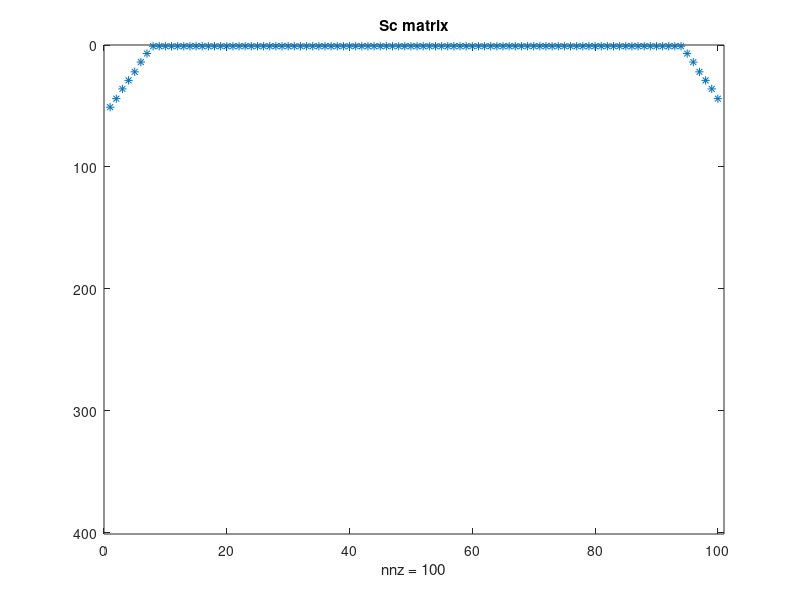

MATLAB code for this plot: (Note: this script raises an error after producing the figure.)
%% Programme to solve for Stokes velocity profile in riblets
% Solve A*u = P
% S = riblets grid points
% P = pressure gradient
% A = Laplacian coefficients
% Sc = Sd - S = riblets surface grid points

clear
close all
tic

%% Input data
% Sides of the periodic-in-z domain
ly = 4; % aspect ratio ly:lz
lz = 1; % always

% Define grid sizes
n = 50;
nz = 2*n; % number of points in periodic z (spanwise)
ny = ly*nz; % number of points y (wall-normal) domain is enclosed
dy = ly/(ny-1); % length of sub-intervals in y-axis
dz = lz/nz; % length of sub-intervals in z-axis
z = (0:nz-1)*dz;
y = linspace(0,ly,ny);

dpdx = 0; % Pressure gradient
Sx = 1; % Shear at the top, could set to 1 (if normalised, always 1)

geometry = 3; 
% 0 = parabola (k/s = 1)
% 1 = triangle (k/s = 1.866 for 30deg, 0.5 for 90deg, 0.866 for 60deg)
% 2 = semi-circle (k/s = 0.5)
% 3 = trapezium (k/s = 0.5; tip half-angle = 15deg)
% 4 = blade (k/s = 0.5; t/s = 0.2)
angle = 60; % 30/60/90 degrees, for triangles only

savefile = 0;

%% Build S matrix - Grid Points of riblets
% S = 1 for points within and on boundary and = 0 elsewhere 
S = zeros(ny,nz);
if geometry == 0 % parabola
    parabola = (2*(z-lz/2)).^2;
    shape = 'parabola';
    height = 1;
    for k = 1:nz
        for j = 1:ny
            if y(j) < parabola(k)
                S(j,k) = 1;
            else
                S(j,k) = 0;
            end
        end
    end
end

if geometry == 1 % triangle
    if angle == 90        
        shape = 'triangle9';
        height = 0.5;
        triangle = z-lz/2;
        triangle2 = -z+lz/2;
    end
    if angle == 60
        shape = 'triangle6';
        height = sqrt(3)/2;
        triangle = sqrt(3)*z-sqrt(3)*lz/2;
        triangle2 = -sqrt(3)*z+sqrt(3)*lz/2;
    end
    if angle == 30
        shape = 'triangle3';
        height = 1 + sqrt(3)/2;
        triangle = (2+sqrt(3))*z-1-sqrt(3)*lz/2;
        triangle2 = -(2+sqrt(3))*z+1+sqrt(3)*lz/2;
    end
        for k = 1:nz
            for j = 1:ny
                if y(j) < triangle(k) || y(j) < triangle2(k)
                    S(j,k) = 1;
                else
                    S(j,k) = 0;
                end
            end
        end
end

if geometry == 2 % semi-circle
    shape = 'circle';
    height = 0.5;
    circle = (-sqrt((lz/2)^2-(z-lz/2).^2))+lz/2;
    for k = 1:nz
        for j = 1:ny
            if y(j) < circle(k)
                S(j,k) = 1;
            else
                S(j,k) = 0;
            end
        end
    end
end

if geometry == 3 % trapezium
    shape='trapezium';
    height = 0.5;
    trapezium = (4+2*sqrt(3))*z-3.5-2*sqrt(3);
    trapezium2 = -(4+2*sqrt(3))*z+0.5;
    for k=1:nz
        for j=1:ny
            if y(j) < trapezium(k) || y(j) < trapezium2(k)
                S(j,k) = 1;
            else
                S(j,k) = 0;
            end
        end
    end
end

if geometry == 4 % blade
    shape = 'blade';
    height = 0.5;
    for j = 1:height*nz
        for k = 1:nz
            if z(k) < 0.1*lz || z(k) > 0.9*lz
                S(j,k) = 1;
            else
                S(j,k) = 0;
            end
        end
    end
end

% figure
% spy(S)
% title('S matrix')

%% Build Sd matrix
% Sd = 1 for points within and on boundary and = 0 elsewhere 
% riblets now bigger by rd = max(dy,dz)
rd = max(dy,dz);
Sd = zeros(ny,nz);
if geometry == 0 % parabola
    parabola_d = (2*(z-lz/2)).^2+rd;
    for k = 1:nz
        for j = 1:ny
            if y(j) < parabola_d(k)
                Sd(j,k) = 1;
            else
                Sd(j,k) = 0;
            end
        end
    end
end

if geometry == 1 % triangle
    if angle == 90
        triangle = z-lz/2+rd;
        triangle2 = -z+lz/2+rd;
    end
    if angle == 60
        triangle = sqrt(3)*z-sqrt(3)*lz/2+rd;
        triangle2 = -sqrt(3)*z+sqrt(3)*lz/2+rd;
    end
    if angle == 30
        triangle = (2+sqrt(3))*z-1-sqrt(3)*lz/2+rd;
        triangle2 = -(2+sqrt(3))*z+1+sqrt(3)*lz/2+rd;
    end
    for k = 1:nz
        for j = 1:ny
            if y(j)<triangle(k) || y(j)<triangle2(k)
                Sd(j,k) = 1;
            else
                Sd(j,k) = 0;
            end
        end
    end
end

if geometry == 2 % semi-circle
    circle = (-sqrt((lz/2)^2-(z-lz/2).^2))+lz/2+rd;
    for k = 1:nz
        for j = 1:ny
            if y(j)<circle(k)
                Sd(j,k) = 1;
            else
                Sd(j,k) = 0;
            end
        end
    end
end

if geometry == 3 % trapezium
    trapezium = (4+2*sqrt(3))*z-3.5-2*sqrt(3)+rd;
    trapezium2 = -(4+2*sqrt(3))*z+0.5+rd;
    for k=1:nz
        for j=1:ny
            if y(j)<trapezium(k) || y(j)<trapezium2(k)
                Sd(j,k) = 1;
            else
                Sd(j,k) = 0;
            end
        end
    end
    Sd(1,:) = ones(1,nz);
end

if geometry == 4 % blade
    for j = 1:height*nz+1 %+1 if domain height > 0.5*lz
        for k = 1:nz
            if z(k) < 0.1*lz+dz-0.00001 || z(k) > 0.9*lz-dz+0.00001
                Sd(j,k) = 1;
            else
                Sd(j,k) = 0;
            end
        end
    end
    Sd(1,:) = ones(1,nz);
end

% figure
% spy(Sd)
% title('Sd matrix')

%% Build Sc matrix - curve of the boundary
Sc = Sd-S;
figure
spy(Sc)
title('Sc matrix')

%% Build P matrix - pressure gradient - RHS of Stokes
P = ones(ny*nz,1);
P = sparse(P);
P = P*dpdx;

%% Build A matrix 
beta = -2/(dy^2)-2/(dz^2); % coefficient of point p
alpha = 1/(dy^2); % coefficient of surrounding points
r1 = beta.*ones(ny,1);
r2 = alpha.*ones(ny-1,1);
r3 = alpha.*ones(1,1);
B = diag(r1,0) + diag(r2,1) + diag(r2,-1) + diag(r3,-ny+1) + diag(r3,ny-1);
B = sparse(B);
C = kron(eye(nz),B);
C = sparse(C);
gamma = 1/(dz^2);
r4 = gamma.*ones(ny*nz-ny,1);
r5 = gamma.*ones(ny,1);
D = diag(r4,-ny)+diag(r4,+ny)+diag(r5,-ny*nz+ny)+diag(r5,ny*nz-ny);
D = sparse(D);
A = C+D;
A = sparse(A);

%% Shear at the top condition
for k = 1:nz
    j = ny; % top of domain
    index = (k-1)*ny+j;
    A(index,:) = 0;
    A(index,index) = 1/dy^2; % should be dy, but P(index) changed as well
    if index~=1
        A(index,index-1) = -1/dy^2;
    end   
    P(index) = Sx/dy;
end

%% Solid condition - modify the A matrix
% Modify A and P matrix for points within and on the boundary of riblets
% Velocity inside riblets = 0
for j = 1:ny
    for k = 1:nz
        if S(j,k) == 1
            index = (k-1)*ny+j;
            A(index,:) = 0;
            A(index,index) = 1/dy^2;
            P(index) = 0;
        end
    end
end

%% Modify the A matrix - curve of the boundary
% Modification of the matrix A near the boundary of the solid
for j=1:ny
    for k=1:nz
        if Sc(j,k) == 1
            y0 = (j-ny)*dy; %?
            z0 = k*dz ;          
            my = abs(floor(log10(dy)));
            mz = abs(floor(log10(dz)));            
            % ys: (j-+1,k),(j,k-+1) 
            ys=[y0-dy, y0, y0+dy];
            zs=[z0-dz, z0, z0+dz];
            
            % find the points of intersection
            if geometry == 0 % parabola
                yp0 = (2*(z0-lz/2)).^2;
                zpPlus = sqrt(y0)/2+lz/2;
                zpMinus = -zpPlus;
            end
            
            if geometry == 1 % triangle
                if angle == 90
                    if z0 <= lz/2
                        yp0 = -z0+lz/2;
                    else
                        yp0 = z0-lz/2;
                    end
                    zpPlus = y0+lz/2;
                    zpMinus = -y0+lz/2;
                end
                if angle == 60
                    if z0 <= lz/2
                        yp0 = -sqrt(3)*z0+sqrt(3)*lz/2;
                    else
                        yp0 = sqrt(3)*z0-sqrt(3)*lz/2;
                    end
                    zpPlus = y0/sqrt(3)+lz/2;
                    zpMinus = -y0/sqrt(3)+lz/2;
                end
                if angle == 30
                    if z0 <= lz/2
                        yp0 = (2+sqrt(3))*z0-1-sqrt(3)*lz/2;
                    else
                        yp0 = -(2+sqrt(3))*z0+1+sqrt(3)*lz/2;
                    end
                    zpPlus = y0/(2+sqrt(3))+(1+sqrt(3)*lz/2)/(2+sqrt(3));
                    zpMinus = -y0/(2+sqrt(3))+(1+sqrt(3)*lz/2)/(2+sqrt(3));
                end
            end
            
            if geometry == 2 % semi-circle
                yp0=-(-sqrt((lz/2)^2-(z0-lz/2).^2))+ly;
                zpPlus=sqrt((lz/2)^2-(y0-ly).^2)+lz/2;
                zpMinus=-zpPlus;
            end
            
            if geometry == 3 % trapezium
                if z0 <= 0.5-sqrt(3)/4
                    yp0 = -(4+2*sqrt(3))*z+0.5;
                elseif z0 >= 0.5+sqrt(3)/4
                    yp0 = (4+2*sqrt(3))*z-3.5-2*sqrt(3);
                else
                    yp0 = 0;
                end
                zpPlus = (3.5+2*sqrt(3)+y0)/(4+2*sqrt(3));
                zpMinus = (0.5-y0)/(4+2*sqrt(3));
            end
            
            if geometry == 4 % blade
                if z0 < 0.1*lz || z0 > 0.9*lz
                    yp0 = height*lz;
                else
                    yp0 = 0;
                end
                if y0 <= height*lz
                    zpPlus = 0.9*lz+0.0001;
                    zpMinus = 0.1*lz-0.0001;
                else
                    zpPlus = 0;
                    zpMinus = lz;
                end                
            end
            
            % check closest distance in z direction               
            if abs(z0-zpPlus) < abs(z0-zpMinus)
                zp0 = zpPlus;
            else
                zp0 = zpMinus;
            end
            
            % Modify ys: (j-+1,k),(j,k-+1)         
            deltay=round(abs(y0-yp0),10);
            deltays=y0-yp0;
            deltaz=round(abs(z0-zp0),10);
            deltazs=z0-zp0;            
            if deltaz<dz % z'
                if round(deltaz,mz+2)~=0
                    zs(2-sign(deltazs))=z0-sign(deltazs)*deltaz; %?
                end
            end           
            if deltay<dy % y'
                if round(deltay,my+2)~=0 
                    ys(2-sign(deltays))=y0-sign(deltays)*deltay;                     
                end
            end 
            
            % finite difference
            bj = zeros(1,3);
            bk = zeros(1,3);
            
            bj(1) = 2/((ys(2)-ys(1))*(ys(3)-ys(1)));
            bj(2) = -2/((ys(3)-ys(2))*(ys(2)-ys(1))); 
            bj(3) = 2/((ys(3)-ys(2))*(ys(3)-ys(1)));
            
            bk(1) = 2/((zs(2)-zs(1))*(zs(3)-zs(1)));
            bk(2) = -2/((zs(3)-zs(2))*(zs(2)-zs(1))); 
            bk(3) = 2/((zs(3)-zs(2))*(zs(3)-zs(1)));  
            
            index = (k-1)*ny+j;
            A(index,index) = bj(2) + bk(2);            
            if abs(deltay)<dy           
                if j==1
                    A(index,index+ny-1) = bj(1); %?
                    A(index,index+1) = 0;                 
                elseif j==ny
                    A(index,index-ny+1) = bj(3);
                    A(index,index-1) = 0;
                else
                    A(index,index-sign(deltays)) =0;       
                    A(index,index+sign(deltays)) = bj(2+sign(deltays));
                end
            end   
            
            if abs(deltaz)<dz 
                if k==1
                    A(index,index+(nz-1)*ny) = bk(1);
                    A(index,index+ny) = bk(3);
                elseif k==nz
                    A(index,index-ny) = bk(3);
                    A(index,index-(nz-1)*ny) = bk(1);
                else
                    A(index,index-sign(deltazs)*ny) = bk(2-sign(deltazs)); %?
                    A(index,index+sign(deltazs)*ny) = bk(2+sign(deltazs));
                end
            end
        end
    end
end
            
%% No slip at bottom condition
for k = 1:nz
    j = 1;
    index = (k-1)*ny+j ;
    A(index,:) = 0;
    A(index,index) = 1/dy^2;
    P(index)=0;
end

%% Solution
figure
spy(A)
u = mldivide(A,P);
u = reshape(u,ny,nz); % converts u into size (ny,nz)

figure % 3d u profile
surfc(z,y,u)
title('u profile')
axis image
ylabel('y', 'FontSize', 18)
xlabel('z', 'FontSize', 18)
set(gca,'FontSize',18)

figure % 2d u profile
pcolor(u)
shading interp
axis image
colorbar
set(gca,'layer','top')
title('u')
colorbar
ylabel('y')
xlabel('z')

%% average in z and find point of min gradient
ums = mean(u,2);
ums = full(ums);

% find point of min gradient and plot
grad = zeros(1,ny);
for i = 1:ny-1
    grad(i) = (y(i+1)-y(i))/(ums(i+1)-ums(i));
end
grad(ny) = grad(ny-1);
[grad_min, minimum] = min(grad);
boundary = y(minimum)-grad_min*ums(minimum);
y_line = grad_min*ums + boundary;
fprintf('Virtual boundary at y = %f\n', boundary)

figure
hold on
plot(ums, y,'k','Linewidth',1.25)
plot(ums,y_line,'r','Linewidth',1.25)
ylabel('$y$','Interpreter','Latex')
xlabel('$\bar{u}$','Interpreter','Latex')
set(gca,'FontName','times','FontSize',15)

% calculate and plot u profile under virtual origin
n1 = round(boundary*nz); % index of virtual origin
u_0 = u(1:n1,:);

figure
surfc(z,y(1:n1),u_0)
title('u profile under virtual origin')

%% calculate coefficients
integraly = dy*trapz(full(u_0)); % integrate u*dy with z constant
G1 = dz*trapz(integraly) % integration in y and z

u_surf = u_0(end,:);
G2 = dz*trapz(full(u_surf)) % integration in z at top layer

if savefile == 1
    tit = ['No_points_' num2str(ny) '_Shape_' num2str(shape) '.mat'];
    save(tit,'ny','relError', 'relErrorint', 'integralz');
end

toc
